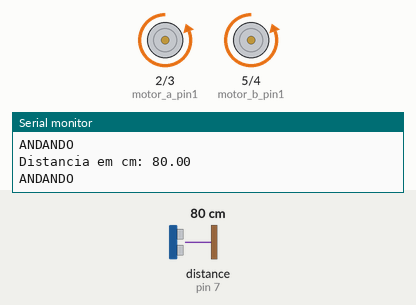
Simulated run of this sketch. Board: Arduino Uno, built with avr-gcc and run on an emulated ATmega328P. Parts: motor-driver pin pairs drawn as motors (green arrow = first pin HIGH = forward, orange = second pin HIGH = backward, longer = more drive), the last lines printed to the serial monitor. Inputs (shaded band) come from the test bench; at power-on: distance to the obstacle (sensor on pin 7) 80 cm. The echo pulse lasts 58.3 µs per cm.

Above: at 1.2 s.
1.3 s: distance to the obstacle (sensor on pin 7) set to 74 cm
4.3 s: distance to the obstacle (sensor on pin 7) set to 68 cm
At 4.8 s:
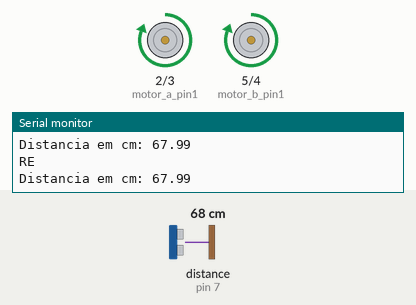
5.8 s: distance to the obstacle (sensor on pin 7) set to 120 cm
At 6.9 s:
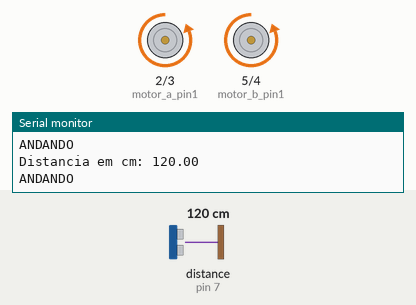
Timing chart, 0 to 8.8 s (numbered marks = the images above; inputs shaded):
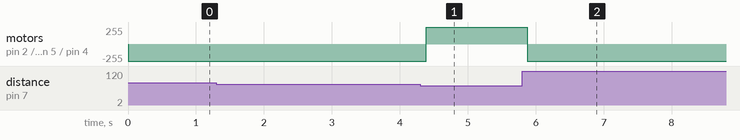

Measured:
- the behaviour switches between 71 and 70 cm on distance to the obstacle (sensor on pin 7) (found by bisection; images 0 and 1)
- after the input at 4.3 s, motor on pin 2 (motor_a_pin1) / pin 3 (motor_a_pin2), motor on pin 5 (motor_b_pin1) / pin 4 (motor_b_pin2): backward 255/255 → forward 255/255 after 0.09 s
- after the input at 5.8 s, motor on pin 2 (motor_a_pin1) / pin 3 (motor_a_pin2), motor on pin 5 (motor_b_pin1) / pin 4 (motor_b_pin2): forward 255/255 → backward 255/255 after 0.07 s

The sketch:

arduino_motors.ino
```cpp
//motor_A
int motor_a_pin1 = 2 ;
int motor_a_pin2 = 3 ;

//motor_B
int motor_b_pin1 = 5 ;
int motor_b_pin2 = 4 ;

//sensor
//Programa: Conectando Sensor Ultrassonico HC-SR04 ao Arduino
//Autor: FILIPEFLOP

//Carrega a biblioteca do sensor ultrassonico
#include <Ultrasonic.h>

//Define os pinos para o trigger e echo
#define pino_trigger 6
#define pino_echo 7

//Inicializa o sensor nos pinos definidos acima
Ultrasonic ultrasonic(pino_trigger, pino_echo);

int DELAY = 2000;

int andando = 1;
int re = 2;
int esquerda = 3;
int sts = 0;

void setup() {

  Serial.begin(9600);
  Serial.println("Lendo dados do sensor...");

  pinMode(motor_a_pin1, OUTPUT);
  pinMode(motor_a_pin2, OUTPUT);
  pinMode(motor_b_pin1, OUTPUT);
  pinMode(motor_b_pin2, OUTPUT);
}

void loop() {
  if (sts == 0) { //inicio
    sts = andando;
    Serial.println("INICIO");
  } else if (sts == andando) { // andando
    if (achouAlgo()) {
      sts = re;
    }
    praFrente();
    Serial.println("ANDANDO");
  } else if (sts == re) { //re
    if (!achouAlgo()) {
      sts = andando;
    }
    praTras();
    Serial.println("RE");
  }
//  else if (sts == esquerda) {
//    if (achouAlgo()) {
//      sts = re;
//    } else if (caminhoLivre()) {
//      sts = andando;
//    }
//    praEsquerda();
//
//    Serial.println("ESQUERDA");
//  }
}

boolean caminhoLivre() {
  float cmMsec = getDistanciaDoObstaculo();
  return cmMsec > 100.0;
}

boolean achouAlgo(){
  float cmMsec = getDistanciaDoObstaculo();
  return cmMsec <= 70.0;
}

float getDistanciaDoObstaculo() {
  float cmMsec;
  long microsec = ultrasonic.timing();
  cmMsec = ultrasonic.convert(microsec, Ultrasonic::CM);
    Serial.print("Distancia em cm: ");
  Serial.println(cmMsec);
  return cmMsec;
}

void moverParaFrente(int pin1, int pin2) {
  digitalWrite(pin1, LOW);
  digitalWrite(pin2, HIGH);
}

void moverParaTras(int pin1, int pin2) {
  digitalWrite(pin1, HIGH);
  digitalWrite(pin2, LOW);
}

void desligaMotor(){
  digitalWrite(motor_a_pin1, LOW);
  digitalWrite(motor_a_pin2, LOW);

  digitalWrite(motor_b_pin1, LOW);
  digitalWrite(motor_b_pin2, LOW);
}

void praFrente(){
  moverParaFrente(motor_a_pin1, motor_a_pin2);
  moverParaFrente(motor_b_pin1, motor_b_pin2);
}

void praTras(){
  moverParaTras(motor_a_pin1, motor_a_pin2);
  moverParaTras(motor_b_pin1, motor_b_pin2);
}

void praDireita(){
  moverParaFrente(motor_a_pin1, motor_a_pin2);
  moverParaTras(motor_b_pin1, motor_b_pin2);
}

void praEsquerda(){
  //moverParaTras(motor_a_pin1, motor_a_pin2);
  moverParaFrente(motor_b_pin1, motor_b_pin2);
}
```
